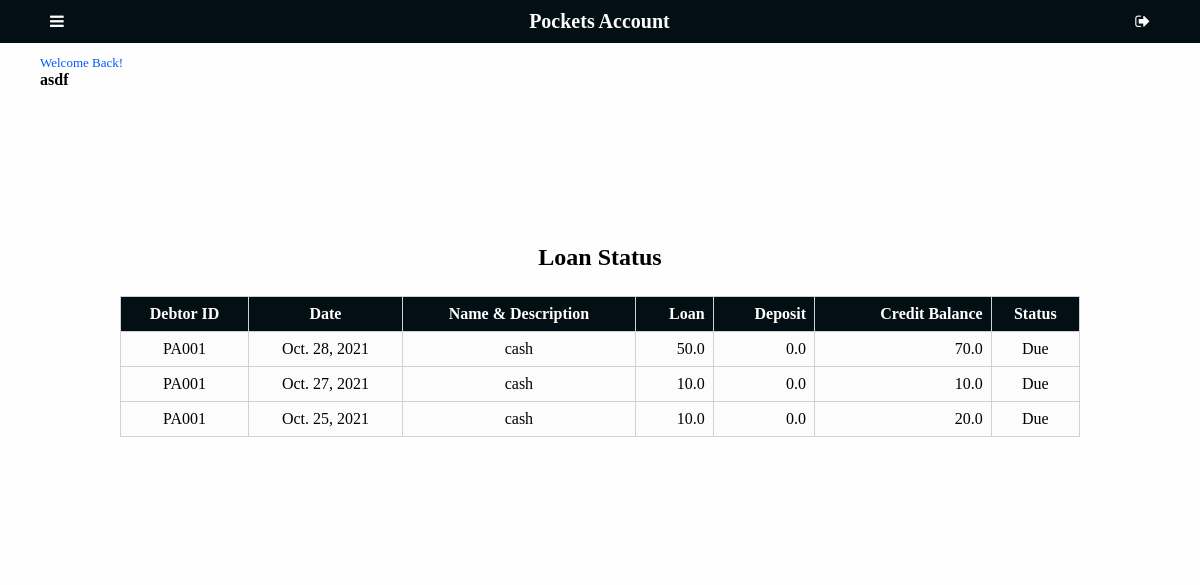
Page /loan/ (signed in) on the earlier database version.
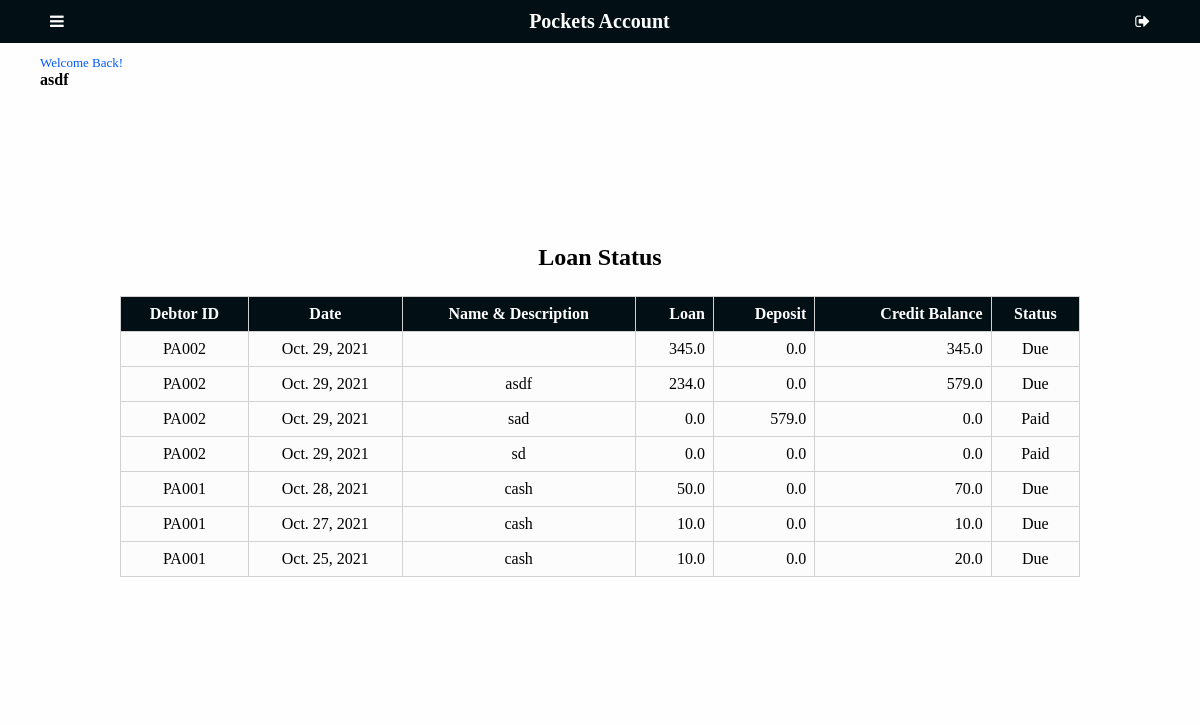
Same page on the later database version.
### app/models.py (models this page shows)
class Account(models.Model):
    debtor = models.ForeignKey(Debtor, on_delete=models.SET_NULL, blank=True, null=True)
    description = models.TextField(blank=True, null= True)
    loan = models.FloatField(default=0, null=True, blank=True)
    deposit = models.FloatField(default=0, null=True, blank=True)
    balance = models.FloatField(default=0, null=True, blank=True)
    date = models.DateField( default=datetime.date.today, blank=True, null=True)
    status = models.BooleanField(default=None, null=True, blank=False)

class Debtor(models.Model):
    debtorName = models.CharField(max_length=50)
    phone = models.CharField(max_length=15, blank=True, null= True)
    address = models.TextField(blank=True, null= True)
    img = models.ImageField(default='avatar.png', upload_to='pics')
    lender = models.ForeignKey(User, on_delete=models.SET_NULL, blank=True, null=True)
    totalbalance = models.FloatField(default=0, null=True, blank=True)
    def __str__(self):
        return "PA00" +str(self.id)

### app/views.py (the view)
# urls.py: path('loan/', views.loan, name='loan'),
@login_required(login_url='login')
def loan(request):
    profile = Debtor.objects.filter(lender=request.user.id).all()
    accounts = Account.objects.filter(debtor__in=profile).order_by('-date')
    return render(request, "app/loan.html",{
        "accounts":accounts,
    })

### app/templates/app/loan.html (shortened to what this page needs)
{% extends "app/layout.html" %}
{% block body %}
<main>
    <div class="tablecontainer">
        <h2>Loan Status</h2>
        <table>
            <tr>
                <th>Debtor ID</th>
                <th>Date</th>
                <th>Name & Description</th>
                <th class="ralign">Loan</th>
                <th class="ralign">Deposit</th>
                <th class="ralign">Credit Balance</th>
                <th>Status</th>
            </tr>
            {% for account in accounts %}
            <tr>
                <td>{{ account.debtor }}</td>
                <td>{{ account.date }}</td>
                <td>{{ account.description }}</td>
                <td class="ralign">{{ account.loan }}</td>
                <td class="ralign">{{ account.deposit }}</td>
                <td class="ralign">{{ account.balance }}</td>
                {% if account.status %}
                  <td>Paid</td>
                {% else %}
                <td>Due</td>
                {% endif %}
            </tr>
            {% endfor %}
        </table>
    </div>
</main>
{% endblock %}

Differences in the rows shown:
added Account: debtor "PA002", date "Oct. 29, 2021", loan "345.0", deposit "0.0", balance "345.0", status "Due"
added Account: debtor "PA002", date "Oct. 29, 2021", description "asdf", loan "234.0", deposit "0.0", balance "579.0", status "Due"
added Account: debtor "PA002", date "Oct. 29, 2021", description "sad", loan "0.0", deposit "579.0", balance "0.0", status "Paid"
added Account: debtor "PA002", date "Oct. 29, 2021", description "sd", loan "0.0", deposit "0.0", balance "0.0", status "Paid"
